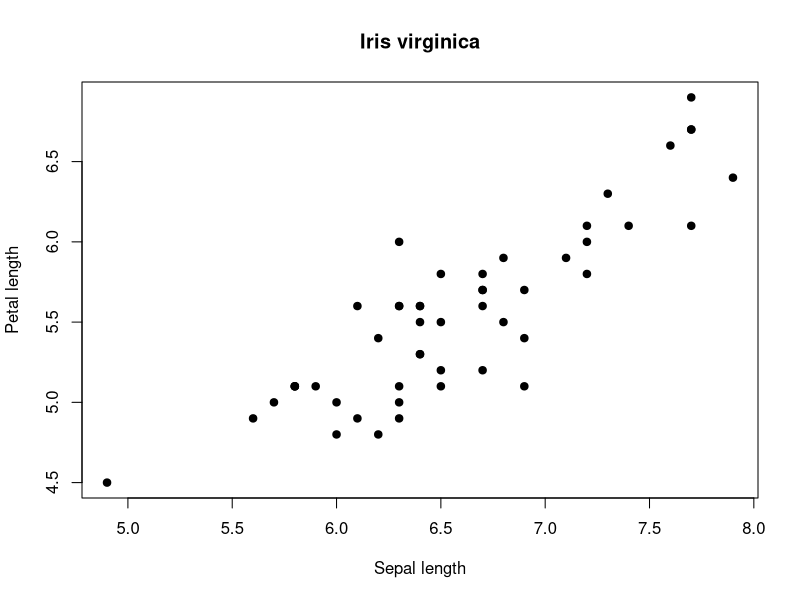
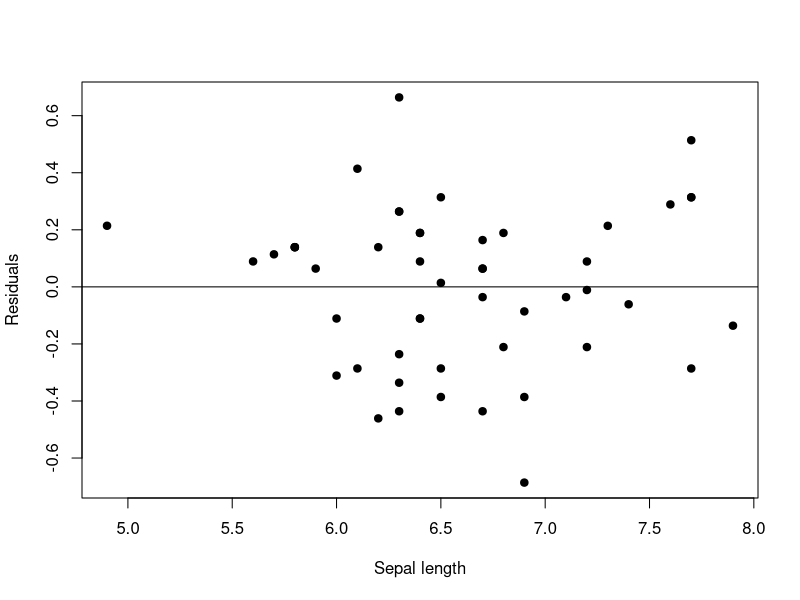
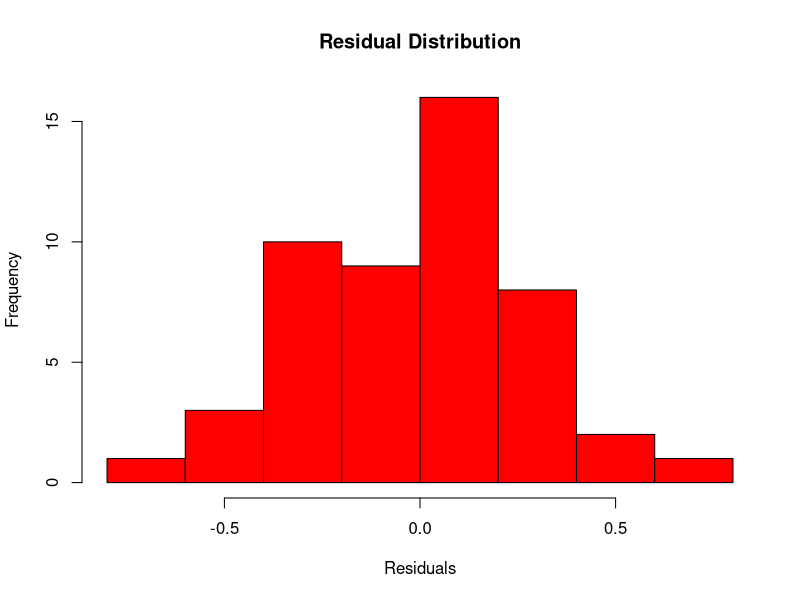
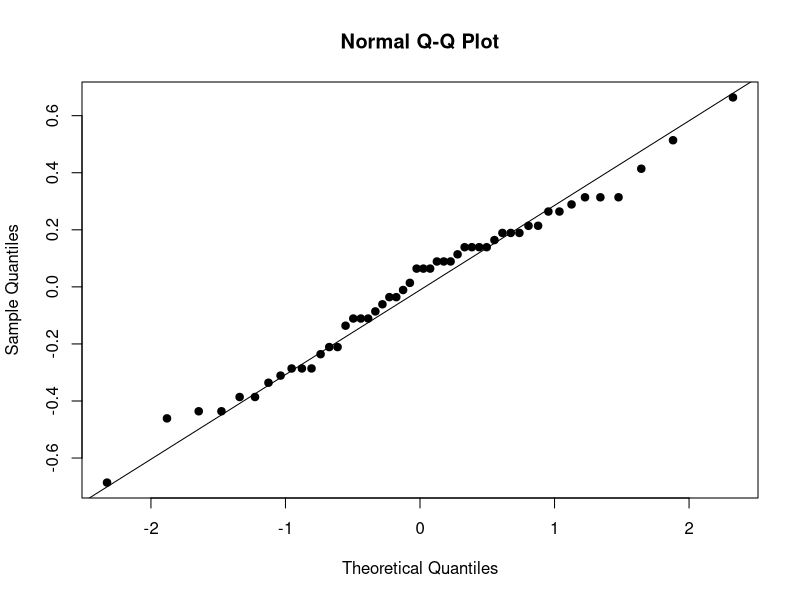

R code for these plots, in order:
#script to see examples of linear regression in R using built in IRIS data
#10/7/25

rm(list=ls())

#subset the virginica species
flower <- iris[iris$Species == "virginica",]

#make a scatter plot to look at sepal length vs petal length
plot(flower$Sepal.Length, flower$Petal.Length, pch=19,
     xlab = "Sepal length", ylab="Petal length",
     main="Iris virginica")

#abline(b=1)

#fit a regression model
fit <- lm(flower$Petal.Length ~ flower$Sepal.Length)

#plot the results
plot(flower$Sepal.Length, summary(fit)$residuals, pch=19,
     xlab="Sepal length", ylab="Residuals")
abline(h=0)

#summary(fit) gives info about model
#head(iris) tells you about iris dataset

#check normality of residuals
hist(summary(fit)$residuals, col="red",
     main="Residual Distribution", xlab="Residuals")

#qqnorm or qq line can provide another visual check
qqnorm(summary(fit)$residuals, pch=19)
qqline(summary(fit)$residuals, pch=19)

#use Shapiro wilks test to check normality
shapiro.test(summary(fit)$residuals)
